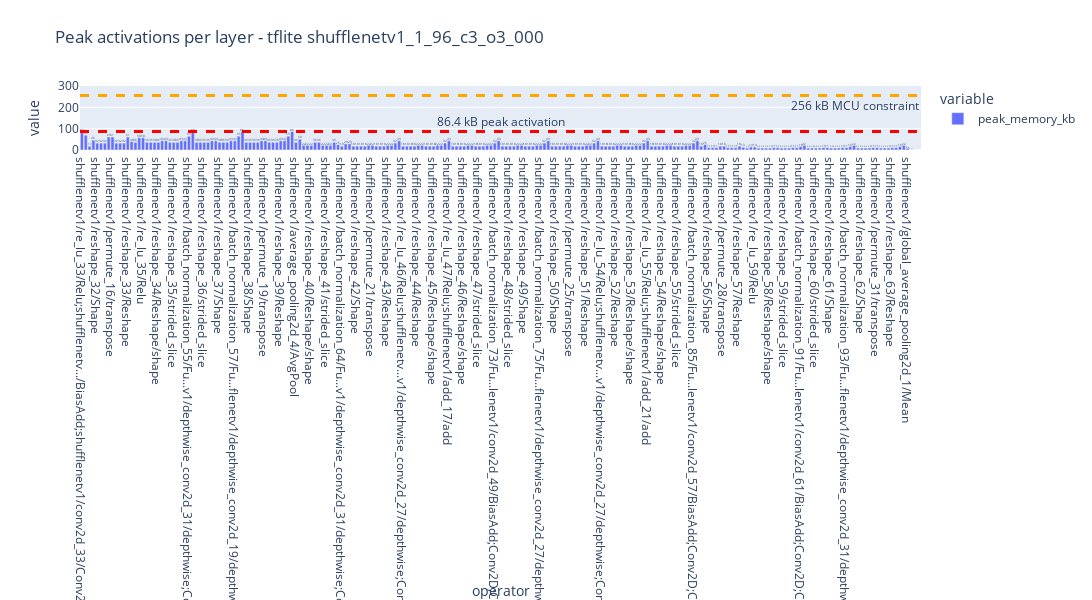

Notebook source saved alongside this figure:
### Code cell
tflite_fig = px.bar(peak_memory_df, x="operator", y= ["peak_memory_kb"], text_auto=".2s",
width=1400, height=600,
    title=f"Peak activations per layer - tflite {model_name}")
tflite_fig.add_hline(y=256, line_width=3, line_dash="dash", line_color="orange", annotation_text="256 kB MCU constraint", 
              annotation_position="bottom right")
peak_memory = peak_memory_df["peak_memory_kb"].max()
tflite_fig.add_hline(y=peak_memory, line_width=3, line_dash="dash", line_color="red", annotation_text=f"{peak_memory} kB peak activation", 
              annotation_position="top")
tflite_fig.update_layout(yaxis_range=[0,300])
#tflite_fig.update_layout(showlegend=True)
tflite_fig.show()

### Figure 1 — Plotly figure (JSON) as saved in the notebook; plotly's stock layout.template omitted (floating-point values rounded to 4 significant figures; data arrays with more than 128 entries replaced by an {"elided": "..."} marker saying what was removed)
{"data": [{"alignmentgroup": "True", "hovertemplate": "variable=peak_memory_kb<br>operator=%{x}<br>value=%{y}<extra></extra>", "legendgroup": "peak_memory_kb", "marker": {"color": "#636efa", "pattern": {"shape": ""}}, "name": "peak_memory_kb", "offsetgroup": "peak_memory_kb", "orientation": "v", "showlegend": true, "textposition": "auto", "texttemplate": "%{y:.2s}", "type": "bar", "x": {"elided": "220 str values"}, "xaxis": "x", "y": {"elided": "220 float values"}, "yaxis": "y"}], "layout": {"annotations": [{"showarrow": false, "text": "256 kB MCU constraint", "x": 1, "xanchor": "right", "xref": "x domain", "y": 256, "yanchor": "top", "yref": "y"}, {"showarrow": false, "text": "86.4 kB peak activation", "x": 0.5, "xanchor": "center", "xref": "x domain", "y": 86.4, "yanchor": "bottom", "yref": "y"}], "barmode": "relative", "height": 600, "legend": {"title": {"text": "variable"}, "tracegroupgap": 0}, "shapes": [{"line": {"color": "orange", "dash": "dash", "width": 3}, "type": "line", "x0": 0, "x1": 1, "xref": "x domain", "y0": 256, "y1": 256, "yref": "y"}, {"line": {"color": "red", "dash": "dash", "width": 3}, "type": "line", "x0": 0, "x1": 1, "xref": "x domain", "y0": 86.4, "y1": 86.4, "yref": "y"}], "title": {"text": "Peak activations per layer - tflite shufflenetv1_1_96_c3_o3_000"}, "width": 1400, "xaxis": {"anchor": "y", "domain": [0, 1], "title": {"text": "operator"}}, "yaxis": {"anchor": "x", "domain": [0, 1], "range": [0, 300], "title": {"text": "value"}}}}
